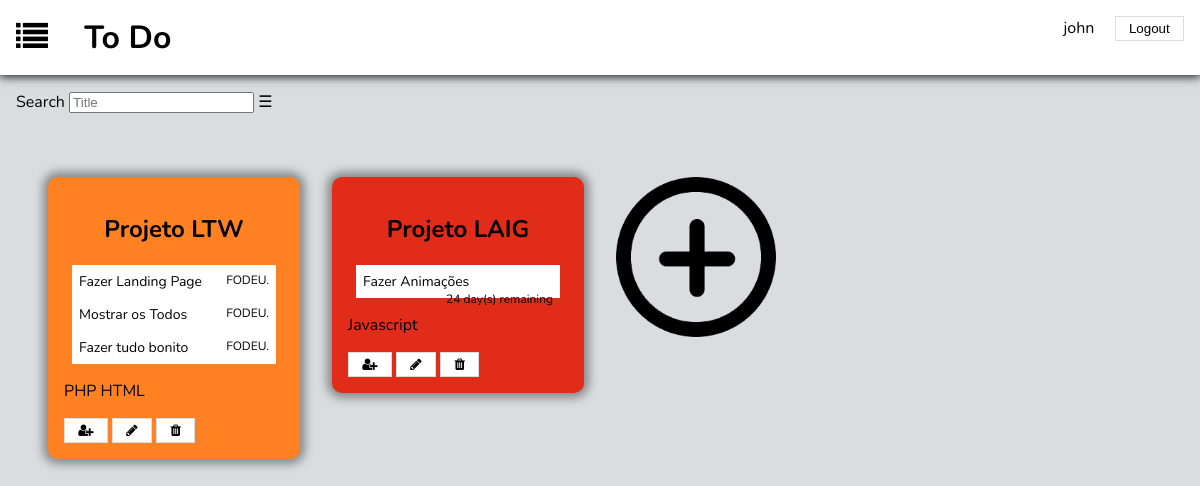
The app's page /home_page.php (signed in), older data.
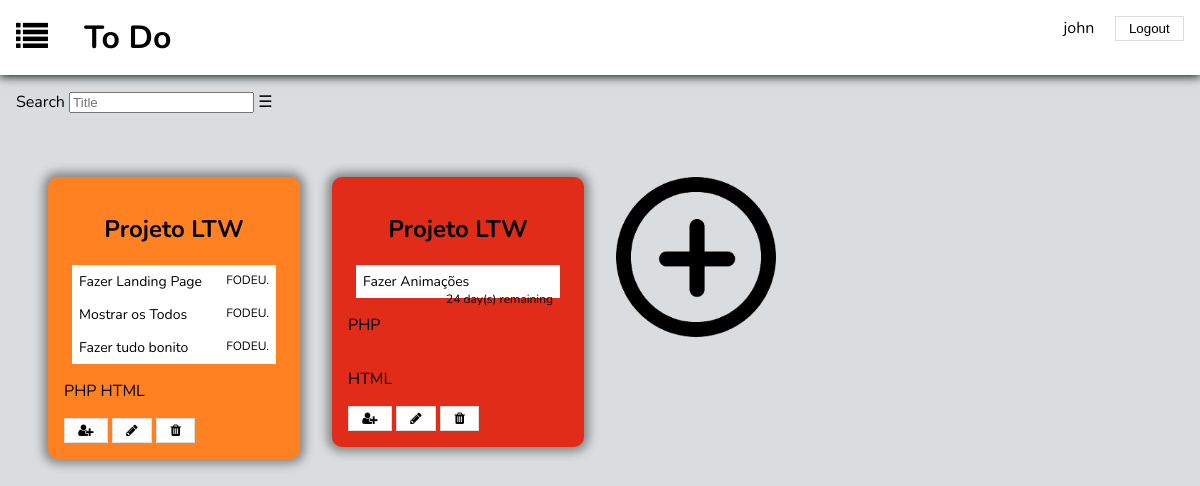
The same page, newer data.
### tables this page shows
CREATE TABLE belongs (
	list_id INTEGER REFERENCES lists NOT NULL, 
	usr_id INTEGER REFERENCES users NOT NULL,
	PRIMARY KEY(list_id, usr_id)
);

CREATE TABLE lists (
	id INTEGER PRIMARY KEY AUTOINCREMENT,
	title VARCHAR NOT NULL,
	done INTEGER DEFAULT(-1),
	priority INTEGER DEFAULT(3)
);

CREATE TABLE hasCategories (
	list_id INTEGER REFERENCES lists NOT NULL,
	cat_id INTEGER REFERENCES categories NOT NULL,
	PRIMARY KEY(list_id, cat_id)
);

CREATE TABLE categories (
	cat_id INTEGER PRIMARY KEY AUTOINCREMENT,
	cat_name VARCHAR NOT NULL
);

### home_page.php (called while the page is built)
<?php
	include_once('includes/init.php');
	include_once('database/list.php');
	include_once('templates/todos/time.php');
	$lists = getAllLists($_SESSION['username']);
	$categories = array();
	foreach ($lists as $list) {
		$categories[$list['id']] = getListCategories($list['id']);
	}
	$todos = array();
	foreach ($lists as $list) {
		$todos[$list['id']] = getListTodos($list['id']);
	}
	include_once('templates/common/header.php');
	include_once('templates/todos/show_lists.php');
	include_once('templates/common/footer.php');
?>

### database/list.php (called while the page is built, shortened)
<?php
	function getAllLists($username){
		global $dbh;
		$stmt = $dbh->prepare("SELECT * FROM lists, users, belongs
								WHERE lists.id = belongs.list_id AND belongs.usr_id = users.usr_id AND usr_username = ?;");
		$stmt->execute(array($username));
		return $stmt->fetchAll();
	}
	function getListCategories($list_id){
		global $dbh;
		$stmt = $dbh->prepare("SELECT * FROM lists, hasCategories, categories
								WHERE hasCategories.list_id = lists.id AND hasCategories.cat_id = categories.cat_id AND lists.id = ?");
		$stmt->execute(array($list_id));
		return $stmt->fetchAll();
	}
	function getListTodos($list_id){
		global $dbh;
		$stmt = $dbh->prepare("SELECT todos.todo_id, todos.name, todos.limit_date, todos.done FROM todos, hasItems, lists
								WHERE lists.id = hasItems.list_id AND hasItems.todo_id = todos.todo_id AND lists.id = ?");
		$stmt->execute(array($list_id));
		return $stmt->fetchAll();
	}
?>

### templates/todos/time.php (called while the page is built, shortened)
<?php
	function getTimeDiff($ref){
		$currdt = new DateTime("now");
		$refdt = new DateTime($ref);
		$days = $currdt->diff($refdt)->format('%R%a');
		if($days > 0)
			$resMsg = intval($days) . " day(s) remaining";
		else
			$resMsg = "FODEU.";
		return $resMsg;
	}
?>

### templates/todos/show_lists.php (the view, shortened to what this page needs)
<div id="search">
	<label>Search
		<input type="search" placeholder="Title" name="search_title">
	</label>
	<label class="hamburger" for="hamburger"></label>
</div>
<section id="lists">
	<?php foreach ($lists as $list) { ?>
	<?php
	if($list['priority'] == 1)
		$priority = 'p1';
	else if($list['priority'] == 2)
		$priority = 'p2';
	else if($list['priority'] == 3)
		$priority = 'p3';
	?>
	<a href="list_page.php?list_id=<?= $list['list_id']?>">
		<div id=<?= $list['id']?> class="list <?= $priority?>">
			<h2><?= $list['title']?></h2>
			<div class="todos">
				<?php foreach ($todos[$list['id']] as $todo) { ?>
				<div class="todo">
					<p><?= $todo['name']?></p>
					<?php $timeLeft = getTimeDiff($todo['limit_date']); ?>
					<span><?= $timeLeft ?></span>
				</div>
				<?php } ?>
			</div>
			<div class="categories">
				<?php foreach ($categories[$list['id']] as $cat) { ?>
				<div class="category">
					<p><?= $cat['cat_name']?></p>
				</div>
				<?php } ?>
			</div>
			<button name="Invite"><i class="fa fa-user-plus" aria-hidden="true"></i></button>
			<button name="Edit"><i class="fa fa-pencil" aria-hidden="true"></i></button>
			<button name="Remove"><i class="fa fa-1x fa-trash" aria-hidden="true"></i></button>
		</div>
	</a>
		<?php } ?>
		<div id="ultimo">
			<a href="#"><img src="images/addIcon.png"></a>
		</div>
</section>

### templates/common/header.php (shortened to what this page needs)
<!DOCTYPE html>
<html>
<head>
	<link rel="stylesheet" type="text/css" href="https://maxcdn.bootstrapcdn.com/font-awesome/4.7.0/css/font-awesome.min.css">
	<link rel="stylesheet" type="text/css" href="css/todos.css">
</head>
<body>
	<header>
		<a href="home_page.php"><i class="fa fa-list fa-2x" aria-hidden="true"></i></a>
		<h1>To Do</h1>
		<?php include_once('templates/common/user.php'); ?>
	</header>

### templates/common/user.php (shortened to what this page needs)
<div id="user">
  <?php if (isset($_SESSION['username']) && $_SESSION['username'] != '') { ?>
    <form action="logout.php" method="post">
      <a href="profile_page.php"><?=$_SESSION['username']?></a>
      <input type="submit" value="Logout">
    </form>
  <?php } ?>
</div>

### templates/common/footer.php
	</body>
</html>

### css/todos.css (style rules this page uses)
body { background-color: #d9dde0; font-family: 'Nunito', sans-serif; margin: 0; }
header { color: black; padding: 1em; background-color: white; box-shadow: 0 0 10px 1px black; }
h1 { display: inline; color: black; padding: 1em; }
a { text-decoration: none; color: black; }
button, input[type="Submit"] { padding: 0.3em 1em; background-color: white; border: 1px solid #d9dde0; color: black; }
#user { float: right; }
#user a { margin: 0 1em; }
#lists a { text-decoration: none; color: black; }
#lists { margin: 2em; display: grid; grid-template-columns: 25% 25% 25% 25%; grid-template-rows: auto; }
#lists > * { display: inline-block; margin: 1em 1em; }
.list { background-color: white; padding: 1em; border-radius: 10px; box-shadow: 0px 0px 10px 5px #888888; transition: transform 0.5s; }
#ultimo img { max-width: 10em; }
.list h2 { text-align: center; border-radius: 10px; }
.todos { display: block; margin: 0 0.5em; border-radius: 10px; }
.todo { background-color: white; position: relative; padding: 0.5em; font-size: 14px; }
.todo span { font-size: 12px; }
.todo p { display: inline; }
span { margin-left: 2em; float: right; }
.category { display: inline-block; }
.p1 { background-color: #e02c18; }
.p2 { background-color: #ff8121; }
#search { display: inline-block; color: black; margin: 1em; }
#search .hamburger:before { content: "\2630"; }

Row changes from the older to the newer data that the page shows:
removed hascategories: cat.cat_name "Javascript", shown under belongs (number 2 of 2 on the later page)
changed through a linked row, belongs (number 2 of 2 on the later page): list.title "Projeto LAIG" → "Projeto LTW"
added hascategories: cat.cat_name "PHP", shown under belongs (number 2 of 2 on the later page)
added hascategories: cat.cat_name "HTML", shown under belongs (number 2 of 2 on the later page)
